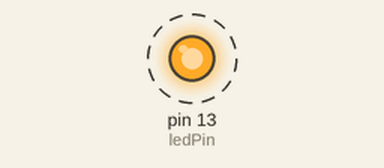
The sketch below on a simulated Arduino Uno, built with avr-gcc and run on an emulated ATmega328P. Parts: output pins drawn as LEDs (lit = HIGH). Dashed ring = blinking.

Above: at 0.5 s.
Timing chart, 0 to 4.6 s (numbered marks = the images above):
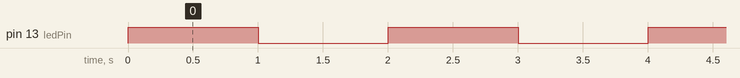

Measured:
- by itself, pin 13 (ledPin): alternates HIGH for 1.0 s and LOW for 1.0 s

The sketch:

blink.ino
```cpp
int ledPin = 13;
void setup() {
  // put your setup code here, to run once:
Serial.begin(9600);
pinMode(ledPin, OUTPUT);
}

void loop() {
  // put your main code here, to run repeatedly:
digitalWrite(ledPin, HIGH);
delay(1000);
digitalWrite(ledPin, LOW);
delay(1000);
}


//digitalWrite() is used to set the output to the pin as high and low
//because we supplied pin x with power instead of pin y
//the data would be sent over slower
//the larger the delay, the slower the blinking becomes
```
